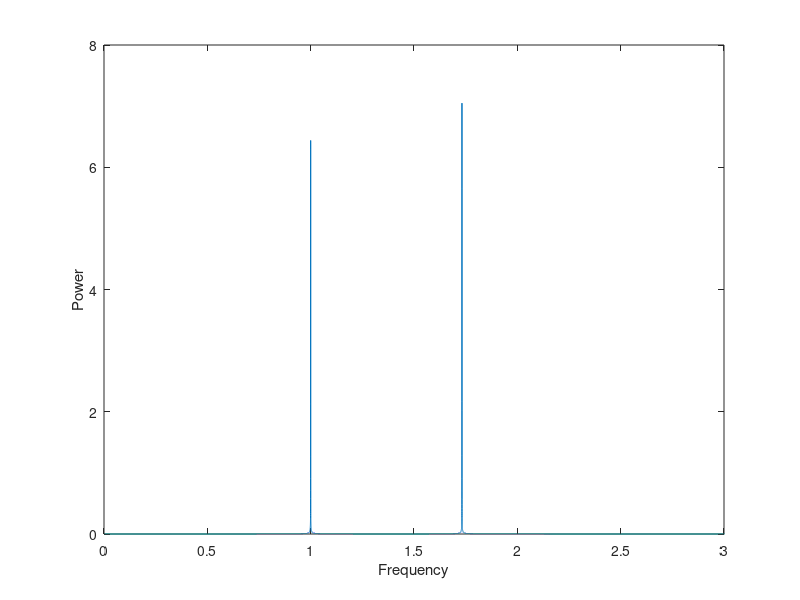

Recreate this plot in MATLAB.
function fourier_cosine

% Take FFT of a cosine wave with frequency omega and amplitude amp

omega1 = 1;
omega2 = sqrt(3);
amp = 10;

% set the time array
T = 100000;
nt = 2^20;
dt = T/nt;

t=((1:nt)-1)*dt;

% Create f as sum of two cosines over the time domain
f = amp*cos(omega1*t) + amp*cos(omega2*t);

% Take FFT
F = fft(f);

% get coefficients
a = 2*real(F(1:nt/2))/nt; % form the coefficients
a(1) = a(1)/2;
b = -2*imag(F(1:nt/2))/nt; % form the coefficients

% get power spectrum
power=sqrt(a.^2 + b.^2);

% get the corresponding frequencies: note the 2*pi
w = ((1:nt/2)-1)/T * 2*pi; 

% plot
plot(w, power);
xlim([0 3]);
xlabel('Frequency')
ylabel('Power')

end

